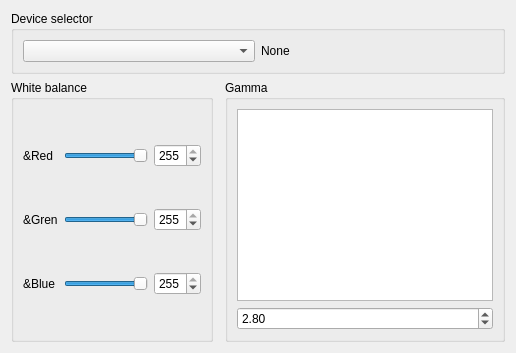
      <widget class="QWidget" name="tab_5">
       <attribute name="title">
        <string>Setup</string>
       </attribute>
       <layout class="QGridLayout" name="gridLayout_11">
        <item row="1" column="0">
         <widget class="QGroupBox" name="groupBox_4">
          <property name="title">
           <string>White balance</string>
          </property>
          <layout class="QGridLayout" name="gridLayout_12">
           <item row="0" column="1">
            <widget class="QSlider" name="horizontalSlider_6">
             <property name="maximum">
              <number>255</number>
             </property>
             <property name="value">
              <number>255</number>
             </property>
             <property name="sliderPosition">
              <number>255</number>
             </property>
             <property name="tracking">
              <bool>true</bool>
             </property>
             <property name="orientation">
              <enum>Qt::Horizontal</enum>
             </property>
             <property name="invertedAppearance">
              <bool>false</bool>
             </property>
             <property name="invertedControls">
              <bool>false</bool>
             </property>
             <property name="tickPosition">
              <enum>QSlider::NoTicks</enum>
             </property>
             <property name="tickInterval">
              <number>0</number>
             </property>
            </widget>
           </item>
           <item row="0" column="0">
            <widget class="QLabel" name="label_20">
             <property name="text">
              <string>&amp;Red</string>
             </property>
             <property name="buddy">
              <cstring>horizontalSlider</cstring>
             </property>
            </widget>
           </item>
           <item row="0" column="2">
            <widget class="QSpinBox" name="spinBox_10">
             <property name="wrapping">
              <bool>false</bool>
             </property>
             <property name="frame">
              <bool>true</bool>
             </property>
             <property name="readOnly">
              <bool>false</bool>
             </property>
             <property name="buttonSymbols">
              <enum>QAbstractSpinBox::UpDownArrows</enum>
             </property>
             <property name="accelerated">
              <bool>false</bool>
             </property>
             <property name="showGroupSeparator" stdset="0">
              <bool>false</bool>
             </property>
             <property name="maximum">
              <number>255</number>
             </property>
             <property name="value">
              <number>255</number>
             </property>
            </widget>
           </item>
           <item row="1" column="0">
            <widget class="QLabel" name="label_19">
             <property name="text">
              <string>&amp;Gren</string>
             </property>
             <property name="buddy">
              <cstring>horizontalSlider_2</cstring>
             </property>
            </widget>
           </item>
           <item row="1" column="1">
            <widget class="QSlider" name="horizontalSlider_5">
             <property name="maximum">
              <number>255</number>
             </property>
             <property name="value">
              <number>255</number>
             </property>
             <property name="orientation">
              <enum>Qt::Horizontal</enum>
             </property>
            </widget>
           </item>
           <item row="2" column="0">
            <widget class="QLabel" name="label_21">
             <property name="text">
              <string>&amp;Blue</string>
             </property>
             <property name="buddy">
              <cstring>horizontalSlider_3</cstring>
             </property>
            </widget>
           </item>
           <item row="2" column="1">
            <widget class="QSlider" name="horizontalSlider_4">
             <property name="maximum">
              <number>255</number>
             </property>
             <property name="value">
              <number>255</number>
             </property>
             <property name="orientation">
              <enum>Qt::Horizontal</enum>
             </property>
            </widget>
           </item>
           <item row="2" column="2">
            <widget class="QSpinBox" name="spinBox_8">
             <property name="wrapping">
              <bool>false</bool>
             </property>
             <property name="frame">
              <bool>true</bool>
             </property>
             <property name="readOnly">
              <bool>false</bool>
             </property>
             <property name="buttonSymbols">
              <enum>QAbstractSpinBox::UpDownArrows</enum>
             </property>
             <property name="accelerated">
              <bool>false</bool>
             </property>
             <property name="showGroupSeparator" stdset="0">
              <bool>false</bool>
             </property>
             <property name="maximum">
              <number>255</number>
             </property>
             <property name="value">
              <number>255</number>
             </property>
            </widget>
           </item>
           <item row="1" column="2">
            <widget class="QSpinBox" name="spinBox_9">
             <property name="wrapping">
              <bool>false</bool>
             </property>
             <property name="frame">
              <bool>true</bool>
             </property>
             <property name="readOnly">
              <bool>false</bool>
             </property>
             <property name="buttonSymbols">
              <enum>QAbstractSpinBox::UpDownArrows</enum>
             </property>
             <property name="accelerated">
              <bool>false</bool>
             </property>
             <property name="showGroupSeparator" stdset="0">
              <bool>false</bool>
             </property>
             <property name="maximum">
              <number>255</number>
             </property>
             <property name="value">
              <number>255</number>
             </property>
            </widget>
           </item>
          </layout>
         </widget>
        </item>
        <item row="1" column="2">
         <widget class="QGroupBox" name="groupBox_10">
          <property name="title">
           <string>Gamma</string>
          </property>
          <layout class="QGridLayout" name="gridLayout_13">
           <item row="0" column="0">
            <widget class="QGraphicsView" name="graphicsView"/>
           </item>
           <item row="1" column="0">
            <widget class="QDoubleSpinBox" name="doubleSpinBox">
             <property name="minimum">
              <double>1.000000000000000</double>
             </property>
             <property name="maximum">
              <double>10.000000000000000</double>
             </property>
             <property name="singleStep">
              <double>0.100000000000000</double>
             </property>
             <property name="value">
              <double>2.800000000000000</double>
             </property>
            </widget>
           </item>
          </layout>
         </widget>
        </item>
        <item row="0" column="0" colspan="3">
         <widget class="QGroupBox" name="groupBox_9">
          <property name="title">
           <string>Device selector</string>
          </property>
          <layout class="QGridLayout" name="gridLayout_14">
           <item row="0" column="0">
            <widget class="QComboBox" name="comboBox_5"/>
           </item>
           <item row="0" column="1">
            <widget class="QLabel" name="label_22">
             <property name="text">
              <string>None</string>
             </property>
            </widget>
           </item>
          </layout>
         </widget>
        </item>
       </layout>
      </widget>
